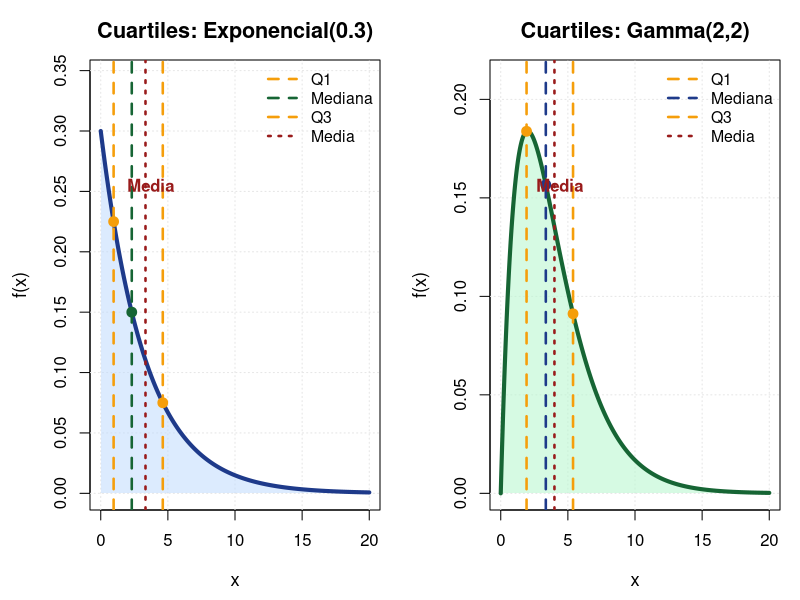

The R source for this figure:
## ---- chunk 1
#| echo: false
#| fig-width: 12
#| fig-height: 5.2

par(
  mfrow = c(1,2),
  mar = c(4.5,4.5,3,1),
  family = "sans"
)

# =========================
# Distribución Exponencial
# =========================

lambda <- 0.3

x1 <- seq(0, 20, length = 600)
fx1 <- dexp(x1, lambda)

q_exp <- qexp(c(0.25, 0.50, 0.75), lambda)
media_exp <- 1/lambda

plot(
  x1, fx1,
  type = "n",
  ylim = c(0, max(fx1)*1.15),
  xlab = "x",
  ylab = "f(x)",
  main = "Cuartiles: Exponencial(0.3)",
  cex.main = 1.3,
  cex.lab = 1.1
)

grid(col = "gray90")

polygon(
  c(0, x1, max(x1)),
  c(0, fx1, 0),
  col = adjustcolor("#bfdbfe", alpha.f = 0.55),
  border = NA
)

lines(
  x1, fx1,
  lwd = 4,
  col = "#1e3a8a"
)

cols <- c("#f59e0b", "#166534", "#f59e0b")
labs <- c("Q1", "Mediana", "Q3")

for(i in 1:3){

  abline(
    v = q_exp[i],
    col = cols[i],
    lwd = 2.5,
    lty = 2
  )

  points(
    q_exp[i],
    dexp(q_exp[i], lambda),
    pch = 19,
    cex = 1.3,
    col = cols[i]
  )
}

# Media
abline(
  v = media_exp,
  col = "#991b1b",
  lwd = 2.5,
  lty = 3
)

text(
  media_exp + 0.4,
  max(fx1)*0.85,
  "Media",
  col = "#991b1b",
  cex = 1,
  font = 2
)

legend(
  "topright",
  legend = c("Q1", "Mediana", "Q3", "Media"),
  col = c("#f59e0b", "#166534",
          "#f59e0b", "#991b1b"),
  lwd = c(2.5,2.5,2.5,2.5),
  lty = c(2,2,2,3),
  bty = "n",
  cex = 0.95
)

# ====================
# Distribución Gamma
# ====================

alpha <- 2
beta <- 2

x2 <- seq(0, 20, length = 600)
fx2 <- dgamma(x2, alpha, scale = beta)

q_gamma <- qgamma(c(0.25, 0.50, 0.75),
                  alpha, scale = beta)

media_gamma <- alpha * beta

plot(
  x2, fx2,
  type = "n",
  ylim = c(0, max(fx2)*1.15),
  xlab = "x",
  ylab = "f(x)",
  main = "Cuartiles: Gamma(2,2)",
  cex.main = 1.3,
  cex.lab = 1.1
)

grid(col = "gray90")

polygon(
  c(0, x2, max(x2)),
  c(0, fx2, 0),
  col = adjustcolor("#bbf7d0", alpha.f = 0.6),
  border = NA
)

lines(
  x2, fx2,
  lwd = 4,
  col = "#166534"
)

cols2 <- c("#f59e0b", "#1e3a8a", "#f59e0b")

for(i in 1:3){

  abline(
    v = q_gamma[i],
    col = cols2[i],
    lwd = 2.5,
    lty = 2
  )

  points(
    q_gamma[i],
    dgamma(q_gamma[i], alpha, scale = beta),
    pch = 19,
    cex = 1.3,
    col = cols2[i]
  )
}

# Media
abline(
  v = media_gamma,
  col = "#991b1b",
  lwd = 2.5,
  lty = 3
)

text(
  media_gamma + 0.4,
  max(fx2)*0.85,
  "Media",
  col = "#991b1b",
  cex = 1,
  font = 2
)

legend(
  "topright",
  legend = c("Q1", "Mediana", "Q3", "Media"),
  col = c("#f59e0b", "#1e3a8a",
          "#f59e0b", "#991b1b"),
  lwd = c(2.5,2.5,2.5,2.5),
  lty = c(2,2,2,3),
  bty = "n",
  cex = 0.95
)
